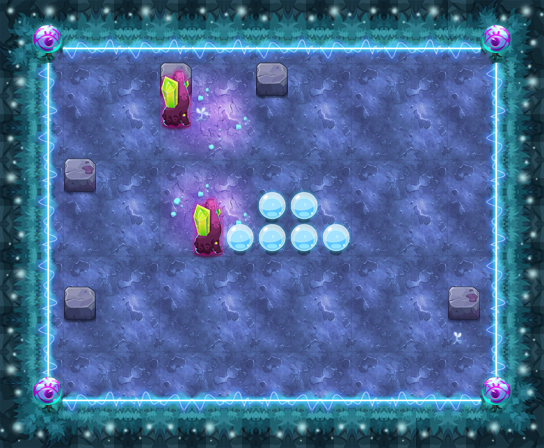

This game map was drawn from its Tiled (.tmx) file and the tilesets committed beside it. A one-line description and the trimmed map source follow:
An orthogonal 17x14 tile map with 32x32 px tiles, 13 tile layers (PASS, 块层 2, 块层 15, 块层 13, ...) and 10 objects (6x TRAP, 3x yhwl2, PLAYER).

<map version="1.0" orientation="orthogonal" width="17" height="14" tilewidth="32" tileheight="32">
 <properties>
  <property name="DESTRY1" value="27" />
  <property name="DESTRY2" value="39" />
  <property name="DESTRY_COUNT" value="2" />
  <property name="EXP" value="1430" />
  <property name="ITEM" value="D057" />
  <property name="LOSE_SCRIPT" value="" />
  <property name="MONEY" value="2145" />
  <property name="START_SCRIPT" value="" />
  <property name="WIN_SCRIPT" value="" />
 </properties>
 <tileset firstgid="1" name="ysmg" tilewidth="32" tileheight="32">
  <image source="ysmg.png" width="480" height="535" />
 </tileset>
 <layer name="PASS" width="17" height="14">
  <data>[238 cells, 121 non-empty, 10 distinct tile ids]</data>
 </layer>
 <layer name="块层 2" width="17" height="14">
  <data>[238 cells, 238 non-empty, 26 distinct tile ids]</data>
 </layer>
 <layer name="块层 15" width="17" height="14">
  <data>[238 cells, 65 non-empty, 6 distinct tile ids]</data>
 </layer>
 <layer name="块层 13" width="17" height="14">
  <data>[238 cells, 52 non-empty, 6 distinct tile ids]</data>
 </layer>
 <layer name="块层 3" width="17" height="14">
  <data>[238 cells, 11 non-empty, 4 distinct tile ids]</data>
 </layer>
 <layer name="块层 6" width="17" height="14">
  <data>[238 cells, 13 non-empty, 4 distinct tile ids]</data>
 </layer>
 <layer name="SHELTER 11" width="17" height="14">
  <data>[238 cells, 2 non-empty, 1 distinct tile ids]</data>
 </layer>
 <layer name="SHELTER 8" width="17" height="14">
  <data>[238 cells, 2 non-empty, 2 distinct tile ids]</data>
 </layer>
 <layer name="SHELTER 6" width="17" height="14">
  <data>[238 cells, 5 non-empty, 2 distinct tile ids]</data>
 </layer>
 <layer name="SHELTER 5" width="17" height="14">
  <data>[238 cells, 2 non-empty, 1 distinct tile ids]</data>
 </layer>
 <layer name="SHELTER 4" width="17" height="14">
  <data>[238 cells, 1 non-empty, 1 distinct tile ids]</data>
 </layer>
 <layer name="SHELTER 2" width="17" height="14">
  <data>[238 cells, 1 non-empty, 1 distinct tile ids]</data>
 </layer>
 <layer name="SHELTER 1" width="17" height="14">
  <data>[238 cells, 2 non-empty, 1 distinct tile ids]</data>
 </layer>
 <objectgroup name="对象层 1" width="17" height="14">
  <object name="PLAYER" type="PLAYER" x="64" y="64" width="32" height="32" />
  <object name="yhwl2" x="256" y="288" width="32" height="32">
   <properties>
    <property name="lua_ai" value="monster_yhwl_ai" />
    <property name="quality" value="yhwl2.quality" />
   </properties>
  </object>
  <object name="xy1" type="TRAP" x="128" y="288" width="32" height="32">
   <properties>
    <property name="lua_ai" value="trap_mire_ai" />
    <property name="trap_sh" value="0.1" />
    <property name="trap_sw" value="0.1" />
   </properties>
  </object>
  <object name="bh1" type="TRAP" x="128" y="288" width="32" height="32">
   <properties>
    <property name="trap_ani" value="black_hole.actor" />
    <property name="trap_floor" value="true" />
    <property name="trap_id" value="2" />
    <property name="trap_sh" value="0.1" />
    <property name="trap_sw" value="0.1" />
   </properties>
  </object>
  <object name="xy1" type="TRAP" x="256" y="128" width="32" height="32">
   <properties>
    <property name="lua_ai" value="trap_mire_ai" />
    <property name="trap_sh" value="0.1" />
    <property name="trap_sw" value="0.1" />
   </properties>
  </object>
  <object name="bh1" type="TRAP" x="256" y="128" width="32" height="32">
   <properties>
    <property name="trap_ani" value="black_hole.actor" />
    <property name="trap_floor" value="true" />
    <property name="trap_id" value="2" />
    <property name="trap_sh" value="0.1" />
    <property name="trap_sw" value="0.1" />
   </properties>
  </object>
  <object name="xy1" type="TRAP" x="384" y="288" width="32" height="32">
   <properties>
    <property name="lua_ai" value="trap_mire_ai" />
    <property name="trap_sh" value="0.1" />
    <property name="trap_sw" value="0.1" />
   </properties>
  </object>
  <object name="bh1" type="TRAP" x="384" y="288" width="32" height="32">
   <properties>
    <property name="trap_ani" value="black_hole.actor" />
    <property name="trap_floor" value="true" />
    <property name="trap_id" value="2" />
    <property name="trap_sh" value="0.1" />
    <property name="trap_sw" value="0.1" />
   </properties>
  </object>
  <object name="yhwl2" x="384" y="192" width="32" height="32">
   <properties>
    <property name="lua_ai" value="monster_yhwl_ai" />
    <property name="quality" value="yhwl2.quality" />
   </properties>
  </object>
  <object name="yhwl2" x="416" y="128" width="32" height="32">
   <properties>
    <property name="lua_ai" value="monster_yhwl_ai" />
    <property name="quality" value="yhwl2.quality" />
   </properties>
  </object>
 </objectgroup>
</map>
